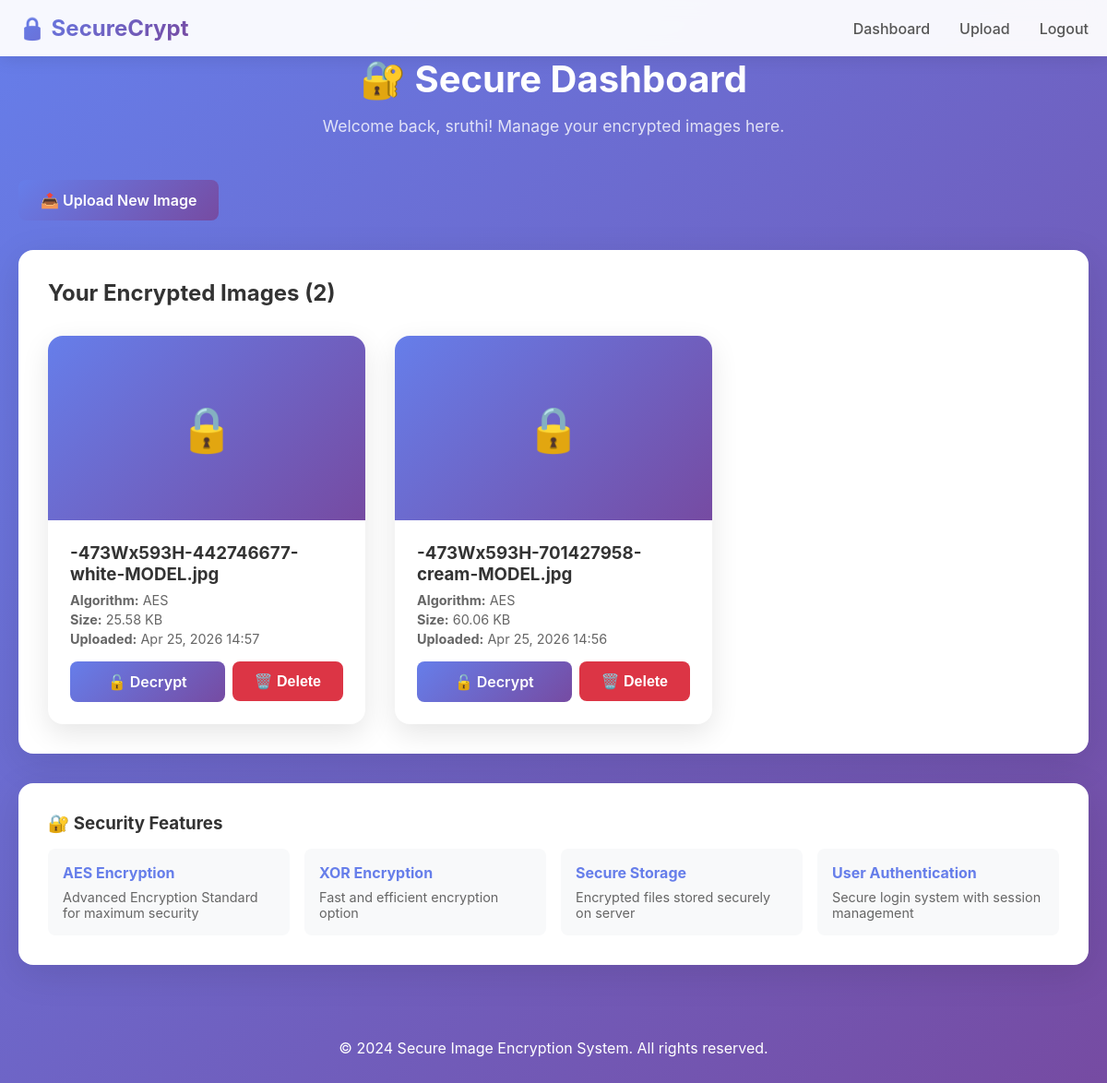
Page /dashboard (signed in) on the committed database.
### app.py (models this page shows)
class Image(db.Model):
    id = db.Column(db.Integer, primary_key=True)
    filename = db.Column(db.String(255), nullable=False)
    original_filename = db.Column(db.String(255), nullable=False)
    encrypted_filename = db.Column(db.String(255), nullable=True)
    encryption_key = db.Column(db.Text, nullable=True)
    algorithm = db.Column(db.String(50), nullable=False)
    file_size = db.Column(db.Integer, nullable=False)
    user_id = db.Column(db.Integer, db.ForeignKey('user.id'), nullable=False)
    created_at = db.Column(db.DateTime, default=datetime.utcnow)

### app.py (the view)
@app.route('/dashboard')
def dashboard():
    if 'user_id' not in session:
        return redirect(url_for('login'))
    user_images = Image.query.filter_by(user_id=session['user_id']).order_by(Image.created_at.desc()).all()
    return render_template('dashboard.html', images=user_images)

### templates/dashboard.html (shortened to what this page needs)
{% extends "base.html" %}
{% block content %}
<div class="container">
    <div class="dashboard-header">
        <h1>🔐 Secure Dashboard</h1>
        <p>Welcome back, {{ session.username }}! Manage your encrypted images here.</p>
    </div>
    <div style="display: flex; gap: 1rem; margin-bottom: 2rem; flex-wrap: wrap;">
        <a href="{{ url_for('upload') }}" class="btn btn-primary">
            📤 Upload New Image
        </a>
    </div>
    {% if images %}
    <div style="background: white; border-radius: 16px; padding: 2rem; box-shadow: 0 10px 40px rgba(0, 0, 0, 0.1);">
        <h2 style="color: #333; margin-bottom: 1.5rem;">Your Encrypted Images ({{ images|length }})</h2>
        <div class="image-grid">
            {% for image in images %}
            <div class="image-card fade-in">
                <div class="image-preview">
                    🔒
                </div>
                <div class="image-info">
                    <h3>{{ image.original_filename }}</h3>
                    <p><strong>Algorithm:</strong> {{ image.algorithm }}</p>
                    <p><strong>Size:</strong> {{ "%.2f"|format(image.file_size / 1024) }} KB</p>
                    <p><strong>Uploaded:</strong> {{ image.created_at.strftime('%b %d, %Y %H:%M') }}</p>
                    <div class="image-actions">
                        <a href="{{ url_for('decrypt', image_id=image.id) }}" class="btn btn-primary" style="flex: 1;">
                            🔓 Decrypt
                        </a>
                        <form method="POST" action="{{ url_for('delete_image', image_id=image.id) }}" style="display: inline;"
                              onsubmit="return confirm('Are you sure you want to delete this encrypted image?')">
                            <button type="submit" class="btn btn-danger" style="flex: 1;">
                                🗑️ Delete
                            </button>
                        </form>
                    </div>
                </div>
            </div>
            {% endfor %}
        </div>
    </div>
    {% endif %}
    <div style="background: white; border-radius: 16px; padding: 2rem; box-shadow: 0 10px 40px rgba(0, 0, 0, 0.1); margin-top: 2rem;">
        <h3 style="color: #333; margin-bottom: 1rem;">🔐 Security Features</h3>
        <div style="display: grid; grid-template-columns: repeat(auto-fit, minmax(250px, 1fr)); gap: 1rem;">
            <div style="padding: 1rem; background: #f8f9fa; border-radius: 8px;">
                <h4 style="color: #667eea; margin-bottom: 0.5rem;">AES Encryption</h4>
                <p style="color: #666; font-size: 0.9rem;">Advanced Encryption Standard for maximum security</p>
            </div>
            <div style="padding: 1rem; background: #f8f9fa; border-radius: 8px;">
                <h4 style="color: #667eea; margin-bottom: 0.5rem;">XOR Encryption</h4>
                <p style="color: #666; font-size: 0.9rem;">Fast and efficient encryption option</p>
            </div>
            <div style="padding: 1rem; background: #f8f9fa; border-radius: 8px;">
                <h4 style="color: #667eea; margin-bottom: 0.5rem;">Secure Storage</h4>
                <p style="color: #666; font-size: 0.9rem;">Encrypted files stored securely on server</p>
            </div>
            <div style="padding: 1rem; background: #f8f9fa; border-radius: 8px;">
                <h4 style="color: #667eea; margin-bottom: 0.5rem;">User Authentication</h4>
                <p style="color: #666; font-size: 0.9rem;">Secure login system with session management</p>
            </div>
        </div>
    </div>
</div>
{% endblock %}

### static/css/style.css (style rules this page uses)
* { margin: 0; padding: 0; box-sizing: border-box; }
body { font-family: -apple-system, BlinkMacSystemFont, 'Segoe UI', Roboto, Oxygen, Ubuntu, Cantarell, sans-serif; background: linear-gradient(135deg, #667eea 0%, #764ba2 100%); min-height: 100vh; color: #333; }
.container { max-width: 1200px; margin: 0 auto; padding: 0 20px; }
.btn { padding: 0.75rem 1.5rem; border: none; border-radius: 8px; font-size: 1rem; font-weight: 600; cursor: pointer; transition: all 0.3s ease; text-decoration: none; display: inline-block; text-align: center; }
.btn-primary { background: linear-gradient(135deg, #667eea, #764ba2); color: white; }
.btn-danger { background: #dc3545; color: white; }
.dashboard-header { text-align: center; margin-bottom: 3rem; }
.dashboard-header h1 { color: white; font-size: 2.5rem; margin-bottom: 1rem; }
.dashboard-header p { color: rgba(255, 255, 255, 0.8); font-size: 1.1rem; }
.image-grid { display: grid; grid-template-columns: repeat(auto-fill, minmax(300px, 1fr)); gap: 2rem; margin-top: 2rem; }
.image-card { background: white; border-radius: 16px; overflow: hidden; box-shadow: 0 10px 30px rgba(0, 0, 0, 0.1); transition: transform 0.3s ease, box-shadow 0.3s ease; }
.image-preview { width: 100%; height: 200px; background: linear-gradient(135deg, #667eea, #764ba2); display: flex; align-items: center; justify-content: center; color: white; font-size: 3rem; }
.image-info { padding: 1.5rem; }
.image-info h3 { margin-bottom: 0.5rem; color: #333; }
.image-info p { color: #666; font-size: 0.9rem; margin-bottom: 0.25rem; }
.image-actions { display: flex; gap: 0.5rem; margin-top: 1rem; }
.fade-in { animation: fadeIn 0.5s ease-in; }

### rows in the picture
Image: original_filename "-473Wx593H-442746677-white-MODEL.jpg", algorithm "AES", image.file_size/1024 "25.58", created_at "Apr 25, 2026 14:57"
Image: original_filename "-473Wx593H-701427958-cream-MODEL.jpg", algorithm "AES", image.file_size/1024 "60.06", created_at "Apr 25, 2026 14:56"

### other values in the picture
{{ session.username }} "sruthi"
{{ images|length }} "2"
